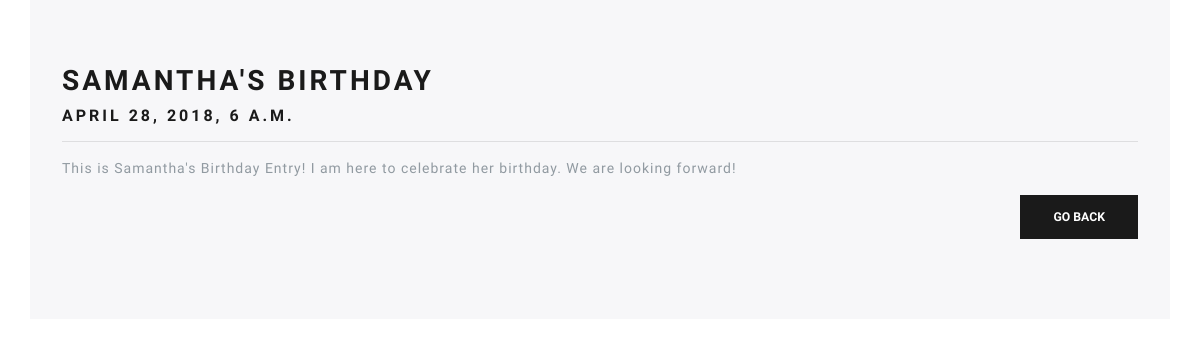
Screenshot of /entry/1 (signed in) with the database file from the repository.
### myapp/models.py (models this page shows, shortened)
class Enrty(models.Model):
    name = models.CharField(max_length=100)
    author = models.ForeignKey(User, on_delete=models.CASCADE)
    date = models.DateTimeField()
    description = models.TextField()
    created = models.DateTimeField(auto_now_add=True)

### myapp/views.py (the view)
# urls.py: path('entry/<int:pk>', views.details, name='details'),
@login_required
def details(request, pk):
    enrty = Enrty.objects.get(id=pk)
    return render(request, 'myapp/details.html', {'entry': enrty})

### myapp/templates/myapp/details.html
{% extends 'myapp/base.html' %} {% block content %}
<div class="container jumbotron">
  <h2>
    {{ entry.name }}
  </h2>
  <h5>{{ entry.date }}</h5>
  <hr>
  <p>
    {{ entry.description }}
  </p>
  <p class="pull-right text-right">
    <button onclick="window.location='{% url 'calander' %}'" class="btn btn-primary pull-right">Go Back</button>
    <br>
  </p>
</div>
{% endblock %}

### myapp/static/myapp/css/style.css (style rules this page uses)
body, html { width: 100%; display: grid; }

### rows the page displays
Enrty: name "SAMANTHA'S BIRTHDAY", date "APRIL 28, 2018, 6 A.M.", description "This is Samantha's Birthday Entry! I am here to celebrate her birthday. We are looking forward!"
